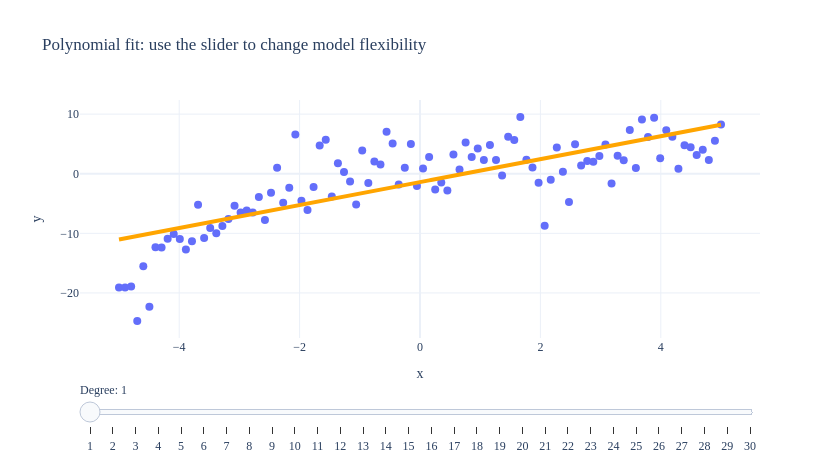

The cell this chart's notebook holds for it:
### Markdown cell above
### Polynomial fits on sample

- Before introducing a train/test split, let's treat the entire sample as training data (a sin in practice). 
- Drag the slider to see how the fitted polynomial changes as the degree ranges from 1 to 30.

- A more flexible model can fit the training data more closely, but that does not automatically mean it will predict new data well.

### Code cell
degree_grid = np.arange(1, 31)
xs = pd.DataFrame({'x': np.linspace(sample_1['x'].min(), sample_1['x'].max(), 300)})

fig = px.scatter(sample_1, x='x', y='y', title='Polynomial fit: use the slider to change model flexibility')

for degree in degree_grid:
    model = make_pipeline(StandardScaler(), PolynomialFeatures(degree, include_bias=False), LinearRegression())
    model.fit(sample_1[['x']], sample_1['y'])
    fitted = model.predict(xs)
    fig.add_scatter(
        x=xs['x'],
        y=fitted,
        mode='lines',
        name=f'Degree {degree}',
        line={'color': 'orange', 'width': 4},
        visible=(degree == 1),
    )

steps = []
for i, degree in enumerate(degree_grid):
    visible = [True] + [False] * len(degree_grid)
    visible[i + 1] = True
    steps.append({
        'method': 'update',
        'label': str(degree),
        'args': [
            {'visible': visible},
            {'title': f'Polynomial fit: degree {degree}'},
        ],
    })

fig.update_layout(
    showlegend=False,
    sliders=[{
        'active': 0,
        'currentvalue': {'prefix': 'Degree: '},
        'pad': {'t': 40},
        'steps': steps,
    }],
)
fig

### Figure 1 — Plotly figure (JSON) as saved in the notebook; plotly's stock layout.template omitted (floating-point values rounded to 4 significant figures; data arrays with more than 128 entries replaced by an {"elided": "..."} marker saying what was removed)
{"data": [{"hovertemplate": "x=%{x}<br>y=%{y}<extra></extra>", "legendgroup": "", "marker": {"color": "#636efa", "symbol": "circle"}, "mode": "markers", "name": "", "orientation": "v", "showlegend": false, "type": "scatter", "x": [-5.0, -4.899, -4.798, -4.697, -4.596, -4.495, -4.394, -4.293, -4.192, -4.091, -3.99, -3.889, -3.788, -3.687, -3.586, -3.485, -3.384, -3.283, -3.182, -3.081, -2.98, -2.879, -2.778, -2.677, -2.576, -2.475, -2.374, -2.273, -2.172, -2.071, -1.97, -1.869, -1.768, -1.667, -1.566, -1.465, -1.364, -1.263, -1.162, -1.061, -0.9596, -0.8586, -0.7576, -0.6566, -0.5556, -0.4545, -0.3535, -0.2525, -0.1515, -0.05051, 0.05051, 0.1515, 0.2525, 0.3535, 0.4545, 0.5556, 0.6566, 0.7576, 0.8586, 0.9596, 1.061, 1.162, 1.263, 1.364, 1.465, 1.566, 1.667, 1.768, 1.869, 1.97, 2.071, 2.172, 2.273, 2.374, 2.475, 2.576, 2.677, 2.778, 2.879, 2.98, 3.081, 3.182, 3.283, 3.384, 3.485, 3.586, 3.687, 3.788, 3.889, 3.99, 4.091, 4.192, 4.293, 4.394, 4.495, 4.596, 4.697, 4.798, 4.899, 5.0], "xaxis": "x", "y": [-19.09, -19.07, -18.91, -24.73, -15.54, -22.31, -12.33, -12.4, -10.91, -10.12, -10.95, -12.71, -11.32, -5.192, -10.8, -9.108, -9.988, -8.78, -7.586, -5.356, -6.49, -6.176, -6.488, -3.915, -7.782, -3.179, 0.989, -4.866, -2.344, 6.584, -4.523, -6.103, -2.23, 4.745, 5.688, -3.822, 1.766, 0.2845, -1.292, -5.175, 3.913, -1.577, 2.055, 1.547, 7.044, 5.085, -1.796, 0.9872, 4.981, -2.04, 0.8627, 2.796, -2.666, -1.464, -2.813, 3.211, 0.7125, 5.226, 2.821, 4.232, 2.299, 4.838, 2.303, -0.3037, 6.221, 5.642, 9.532, 2.336, 1.055, -1.512, -8.712, -1.019, 4.41, 0.3403, -4.736, 4.93, 1.393, 2.153, 2.017, 2.989, 4.905, -1.624, 3.003, 2.273, 7.333, 0.951, 9.113, 6.18, 9.397, 2.588, 7.31, 6.185, 0.8203, 4.762, 4.432, 3.152, 4.021, 2.298, 5.524, 8.252], "yaxis": "y"}, {"line": {"color": "orange", "width": 4}, "mode": "lines", "name": "Degree 1", "type": "scatter", "visible": true, "x": {"elided": "300 float values"}, "y": {"elided": "300 float values"}}, {"line": {"color": "orange", "width": 4}, "mode": "lines", "name": "Degree 2", "type": "scatter", "visible": false, "x": {"elided": "300 float values"}, "y": {"elided": "300 float values"}}, {"line": {"color": "orange", "width": 4}, "mode": "lines", "name": "Degree 3", "type": "scatter", "visible": false, "x": {"elided": "300 float values"}, "y": {"elided": "300 float values"}}, {"line": {"color": "orange", "width": 4}, "mode": "lines", "name": "Degree 4", "type": "scatter", "visible": false, "x": {"elided": "300 float values"}, "y": {"elided": "300 float values"}}, {"line": {"color": "orange", "width": 4}, "mode": "lines", "name": "Degree 5", "type": "scatter", "visible": false, "x": {"elided": "300 float values"}, "y": {"elided": "300 float values"}}, {"line": {"color": "orange", "width": 4}, "mode": "lines", "name": "Degree 6", "type": "scatter", "visible": false, "x": {"elided": "300 float values"}, "y": {"elided": "300 float values"}}, {"line": {"color": "orange", "width": 4}, "mode": "lines", "name": "Degree 7", "type": "scatter", "visible": false, "x": {"elided": "300 float values"}, "y": {"elided": "300 float values"}}, {"line": {"color": "orange", "width": 4}, "mode": "lines", "name": "Degree 8", "type": "scatter", "visible": false, "x": {"elided": "300 float values"}, "y": {"elided": "300 float values"}}, {"line": {"color": "orange", "width": 4}, "mode": "lines", "name": "Degree 9", "type": "scatter", "visible": false, "x": {"elided": "300 float values"}, "y": {"elided": "300 float values"}}, {"line": {"color": "orange", "width": 4}, "mode": "lines", "name": "Degree 10", "type": "scatter", "visible": false, "x": {"elided": "300 float values"}, "y": {"elided": "300 float values"}}, {"line": {"color": "orange", "width": 4}, "mode": "lines", "name": "Degree 11", "type": "scatter", "visible": false, "x": {"elided": "300 float values"}, "y": {"elided": "300 float values"}}, {"line": {"color": "orange", "width": 4}, "mode": "lines", "name": "Degree 12", "type": "scatter", "visible": false, "x": {"elided": "300 float values"}, "y": {"elided": "300 float values"}}, {"line": {"color": "orange", "width": 4}, "mode": "lines", "name": "Degree 13", "type": "scatter", "visible": false, "x": {"elided": "300 float values"}, "y": {"elided": "300 float values"}}, {"line": {"color": "orange", "width": 4}, "mode": "lines", "name": "Degree 14", "type": "scatter", "visible": false, "x": {"elided": "300 float values"}, "y": {"elided": "300 float values"}}, {"line": {"color": "orange", "width": 4}, "mode": "lines", "name": "Degree 15", "type": "scatter", "visible": false, "x": {"elided": "300 float values"}, "y": {"elided": "300 float values"}}, {"line": {"color": "orange", "width": 4}, "mode": "lines", "name": "Degree 16", "type": "scatter", "visible": false, "x": {"elided": "300 float values"}, "y": {"elided": "300 float values"}}, {"line": {"color": "orange", "width": 4}, "mode": "lines", "name": "Degree 17", "type": "scatter", "visible": false, "x": {"elided": "300 float values"}, "y": {"elided": "300 float values"}}, {"line": {"color": "orange", "width": 4}, "mode": "lines", "name": "Degree 18", "type": "scatter", "visible": false, "x": {"elided": "300 float values"}, "y": {"elided": "300 float values"}}, {"line": {"color": "orange", "width": 4}, "mode": "lines", "name": "Degree 19", "type": "scatter", "visible": false, "x": {"elided": "300 float values"}, "y": {"elided": "300 float values"}}, {"line": {"color": "orange", "width": 4}, "mode": "lines", "name": "Degree 20", "type": "scatter", "visible": false, "x": {"elided": "300 float values"}, "y": {"elided": "300 float values"}}, {"line": {"color": "orange", "width": 4}, "mode": "lines", "name": "Degree 21", "type": "scatter", "visible": false, "x": {"elided": "300 float values"}, "y": {"elided": "300 float values"}}, {"line": {"color": "orange", "width": 4}, "mode": "lines", "name": "Degree 22", "type": "scatter", "visible": false, "x": {"elided": "300 float values"}, "y": {"elided": "300 float values"}}, {"line": {"color": "orange", "width": 4}, "mode": "lines", "name": "Degree 23", "type": "scatter", "visible": false, "x": {"elided": "300 float values"}, "y": {"elided": "300 float values"}}, {"line": {"color": "orange", "width": 4}, "mode": "lines", "name": "Degree 24", "type": "scatter", "visible": false, "x": {"elided": "300 float values"}, "y": {"elided": "300 float values"}}, {"line": {"color": "orange", "width": 4}, "mode": "lines", "name": "Degree 25", "type": "scatter", "visible": false, "x": {"elided": "300 float values"}, "y": {"elided": "300 float values"}}, {"line": {"color": "orange", "width": 4}, "mode": "lines", "name": "Degree 26", "type": "scatter", "visible": false, "x": {"elided": "300 float values"}, "y": {"elided": "300 float values"}}, {"line": {"color": "orange", "width": 4}, "mode": "lines", "name": "Degree 27", "type": "scatter", "visible": false, "x": {"elided": "300 float values"}, "y": {"elided": "300 float values"}}, {"line": {"color": "orange", "width": 4}, "mode": "lines", "name": "Degree 28", "type": "scatter", "visible": false, "x": {"elided": "300 float values"}, "y": {"elided": "300 float values"}}, {"line": {"color": "orange", "width": 4}, "mode": "lines", "name": "Degree 29", "type": "scatter", "visible": false, "x": {"elided": "300 float values"}, "y": {"elided": "300 float values"}}, {"line": {"color": "orange", "width": 4}, "mode": "lines", "name": "Degree 30", "type": "scatter", "visible": false, "x": {"elided": "300 float values"}, "y": {"elided": "300 float values"}}], "layout": {"height": 460, "legend": {"tracegroupgap": 0}, "showlegend": false, "sliders": [{"active": 0, "currentvalue": {"prefix": "Degree: "}, "pad": {"t": 40}, "steps": [{"args": [{"visible": [true, true, false, false, false, false, false, false, false, false, false, false, false, false, false, false, false, false, false, false, false, false, false, false, false, false, false, false, false, false, false]}, {"title": "Polynomial fit: degree 1"}], "label": "1", "method": "update"}, {"args": [{"visible": [true, false, true, false, false, false, false, false, false, false, false, false, false, false, false, false, false, false, false, false, false, false, false, false, false, false, false, false, false, false, false]}, {"title": "Polynomial fit: degree 2"}], "label": "2", "method": "update"}, {"args": [{"visible": [true, false, false, true, false, false, false, false, false, false, false, false, false, false, false, false, false, false, false, false, false, false, false, false, false, false, false, false, false, false, false]}, {"title": "Polynomial fit: degree 3"}], "label": "3", "method": "update"}, {"args": [{"visible": [true, false, false, false, true, false, false, false, false, false, false, false, false, false, false, false, false, false, false, false, false, false, false, false, false, false, false, false, false, false, false]}, {"title": "Polynomial fit: degree 4"}], "label": "4", "method": "update"}, {"args": [{"visible": [true, false, false, false, false, true, false, false, false, false, false, false, false, false, false, false, false, false, false, false, false, false, false, false, false, false, false, false, false, false, false]}, {"title": "Polynomial fit: degree 5"}], "label": "5", "method": "update"}, {"args": [{"visible": [true, false, false, false, false, false, true, false, false, false, false, false, false, false, false, false, false, false, false, false, false, false, false, false, false, false, false, false, false, false, false]}, {"title": "Polynomial fit: degree 6"}], "label": "6", "method": "update"}, {"args": [{"visible": [true, false, false, false, false, false, false, true, false, false, false, false, false, false, false, false, false, false, false, false, false, false, false, false, false, false, false, false, false, false, false]}, {"title": "Polynomial fit: degree 7"}], "label": "7", "method": "update"}, {"args": [{"visible": [true, false, false, false, false, false, false, false, true, false, false, false, false, false, false, false, false, false, false, false, false, false, false, false, false, false, false, false, false, false, false]}, {"title": "Polynomial fit: degree 8"}], "label": "8", "method": "update"}, {"args": [{"visible": [true, false, false, false, false, false, false, false, false, true, false, false, false, false, false, false, false, false, false, false, false, false, false, false, false, false, false, false, false, false, false]}, {"title": "Polynomial fit: degree 9"}], "label": "9", "method": "update"}, {"args": [{"visible": [true, false, false, false, false, false, false, false, false, false, true, false, false, false, false, false, false, false, false, false, false, false, false, false, false, false, false, false, false, false, false]}, {"title": "Polynomial fit: degree 10"}], "label": "10", "method": "update"}, {"args": [{"visible": [true, false, false, false, false, false, false, false, false, false, false, true, false, false, false, false, false, false, false, false, false, false, false, false, false, false, false, false, false, false, false]}, {"title": "Polynomial fit: degree 11"}], "label": "11", "method": "update"}, {"args": [{"visible": [true, false, false, false, false, false, false, false, false, false, false, false, true, false, false, false, false, false, false, false, false, false, false, false, false, false, false, false, false, false, false]}, {"title": "Polynomial fit: degree 12"}], "label": "12", "method": "update"}, {"args": [{"visible": [true, false, false, false, false, false, false, false, false, false, false, false, false, true, false, false, false, false, false, false, false, false, false, false, false, false, false, false, false, false, false]}, {"title": "Polynomial fit: degree 13"}], "label": "13", "method": "update"}, {"args": [{"visible": [true, false, false, false, false, false, false, false, false, false, false, false, false, false, true, false, false, false, false, false, false, false, false, false, false, false, false, false, false, false, false]}, {"title": "Polynomial fit: degree 14"}], "label": "14", "method": "update"}, {"args": [{"visible": [true, false, false, false, false, false, false, false, false, false, false, false, false, false, false, true, false, false, false, false, false, false, false, false, false, false, false, false, false, false, false]}, {"title": "Polynomial fit: degree 15"}], "label": "15", "method": "update"}, {"args": [{"visible": [true, false, false, false, false, false, false, false, false, false, false, false, false, false, false, false, true, false, false, false, false, false, false, false, false, false, false, false, false, false, false]}, {"title": "Polynomial fit: degree 16"}], "label": "16", "method": "update"}, {"args": [{"visible": [true, false, false, false, false, false, false, false, false, false, false, false, false, false, false, false, false, true, false, false, false, false, false, false, false, false, false, false, false, false, false]}, {"title": "Polynomial fit: degree 17"}], "label": "17", "method": "update"}, {"args": [{"visible": [true, false, false, false, false, false, false, false, false, false, false, false, false, false, false, false, false, false, true, false, false, false, false, false, false, false, false, false, false, false, false]}, {"title": "Polynomial fit: degree 18"}], "label": "18", "method": "update"}, {"args": [{"visible": [true, false, false, false, false, false, false, false, false, false, false, false, false, false, false, false, false, false, false, true, false, false, false, false, false, false, false, false, false, false, false]}, {"title": "Polynomial fit: degree 19"}], "label": "19", "method": "update"}, {"args": [{"visible": [true, false, false, false, false, false, false, false, false, false, false, false, false, false, false, false, false, false, false, false, true, false, false, false, false, false, false, false, false, false, false]}, {"title": "Polynomial fit: degree 20"}], "label": "20", "method": "update"}, {"args": [{"visible": [true, false, false, false, false, false, false, false, false, false, false, false, false, false, false, false, false, false, false, false, false, true, false, false, false, false, false, false, false, false, false]}, {"title": "Polynomial fit: degree 21"}], "label": "21", "method": "update"}, {"args": [{"visible": [true, false, false, false, false, false, false, false, false, false, false, false, false, false, false, false, false, false, false, false, false, false, true, false, false, false, false, false, false, false, false]}, {"title": "Polynomial fit: degree 22"}], "label": "22", "method": "update"}, {"args": [{"visible": [true, false, false, false, false, false, false, false, false, false, false, false, false, false, false, false, false, false, false, false, false, false, false, true, false, false, false, false, false, false, false]}, {"title": "Polynomial fit: degree 23"}], "label": "23", "method": "update"}, {"args": [{"visible": [true, false, false, false, false, false, false, false, false, false, false, false, false, false, false, false, false, false, false, false, false, false, false, false, true, false, false, false, false, false, false]}, {"title": "Polynomial fit: degree 24"}], "label": "24", "method": "update"}, {"args": [{"visible": [true, false, false, false, false, false, false, false, false, false, false, false, false, false, false, false, false, false, false, false, false, false, false, false, false, true, false, false, false, false, false]}, {"title": "Polynomial fit: degree 25"}], "label": "25", "method": "update"}, {"args": [{"visible": [true, false, false, false, false, false, false, false, false, false, false, false, false, false, false, false, false, false, false, false, false, false, false, false, false, false, true, false, false, false, false]}, {"title": "Polynomial fit: degree 26"}], "label": "26", "method": "update"}, {"args": [{"visible": [true, false, false, false, false, false, false, false, false, false, false, false, false, false, false, false, false, false, false, false, false, false, false, false, false, false, false, true, false, false, false]}, {"title": "Polynomial fit: degree 27"}], "label": "27", "method": "update"}, {"args": [{"visible": [true, false, false, false, false, false, false, false, false, false, false, false, false, false, false, false, false, false, false, false, false, false, false, false, false, false, false, false, true, false, false]}, {"title": "Polynomial fit: degree 28"}], "label": "28", "method": "update"}, {"args": [{"visible": [true, false, false, false, false, false, false, false, false, false, false, false, false, false, false, false, false, false, false, false, false, false, false, false, false, false, false, false, false, true, false]}, {"title": "Polynomial fit: degree 29"}], "label": "29", "method": "update"}, {"args": [{"visible": [true, false, false, false, false, false, false, false, false, false, false, false, false, false, false, false, false, false, false, false, false, false, false, false, false, false, false, false, false, false, true]}, {"title": "Polynomial fit: degree 30"}], "label": "30", "method": "update"}]}], "title": {"text": "Polynomial fit: use the slider to change model flexibility"}, "width": 840, "xaxis": {"anchor": "y", "domain": [0, 1], "title": {"text": "x"}}, "yaxis": {"anchor": "x", "domain": [0, 1], "title": {"text": "y"}}}}
